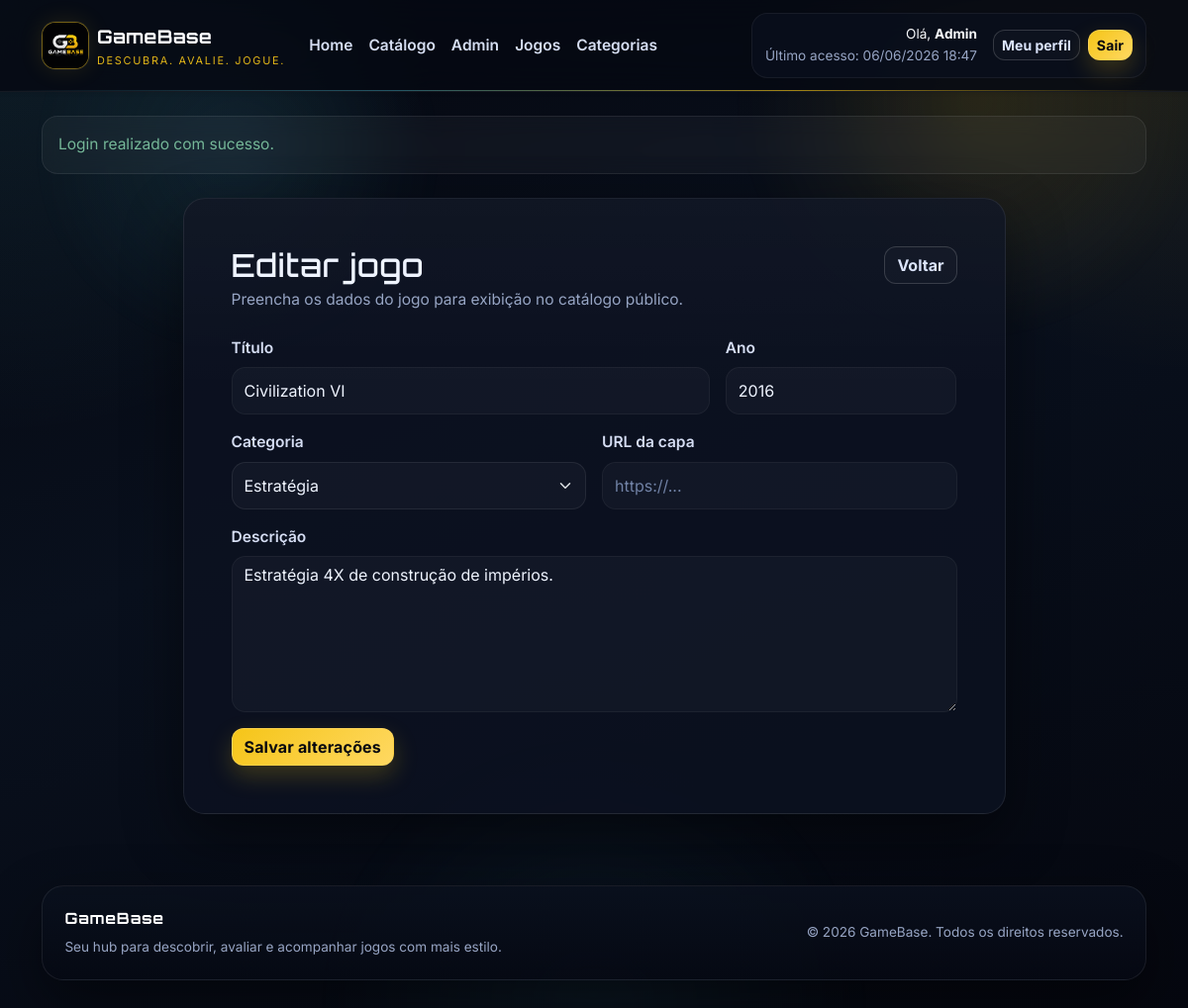
Screenshot of /index.php?page=admin_jogos_form&id=6 (signed in) with the database file from the repository.
### tables this page shows
CREATE TABLE jogos (
    id INT AUTO_INCREMENT PRIMARY KEY,
    titulo VARCHAR(150) NOT NULL,
    descricao TEXT,
    ano INT,
    categoria_id INT,
    capa_url VARCHAR(255),
    criado_em TIMESTAMP DEFAULT CURRENT_TIMESTAMP,
    FOREIGN KEY (categoria_id) REFERENCES categorias(id) ON DELETE SET NULL
);

CREATE TABLE categorias (
    id INT AUTO_INCREMENT PRIMARY KEY,
    nome VARCHAR(80) NOT NULL UNIQUE
);

### controllers/JogoController.php (called while the page is built, shortened)
<?php
class JogoController
{
    private Jogo $jogoModel;
    private Categoria $categoriaModel;
    public function __construct()
    {
        $this->jogoModel = new Jogo();
        $this->categoriaModel = new Categoria();
    }
    public function adminJogoForm(int $id = 0): void
    {
        $jogo = $id > 0 ? $this->jogoModel->buscarPorId($id) : null;
        render('admin/jogos_form.php', [
            'pageTitle' => $id > 0 ? 'Editar jogo' : 'Novo jogo',
            'jogo' => $jogo,
            'categorias' => $this->categoriaModel->listarTodas(),
        ]);
    }
}

### config/database.php (called while the page is built, shortened)
<?php
class Database
{
    private static ?PDO $connection = null;
    public static function getConnection(): PDO
    {
        if (self::$connection instanceof PDO) {
            return self::$connection;
        }
        $host = getenv("GAMEBASE_DB_HOST") ?: "localhost";
        $dbname = getenv("GAMEBASE_DB_NAME") ?: "gamebase";
        $username = getenv("GAMEBASE_DB_USER") ?: "root";
        $password = getenv("GAMEBASE_DB_PASS");
        $password = $password !== false ? $password : "root";
        $charset = getenv("GAMEBASE_DB_CHARSET") ?: "utf8mb4";
        $dsn = sprintf(
            "mysql:host=%s;dbname=%s;charset=%s",
            $host,
            $dbname,
            $charset
        );
        try {
            self::$connection = self::createPdo($dsn, $username, $password);
        } catch (Throwable $exception) {
            if (function_exists("debugLog")) {
                debugLog(
                    "initial",
                    "H1",
                    "config/database.php:42",
                    "database connection failed",
                    [
                        "host" => $host,
                        "database" => $dbname,
                        "errorType" => get_class($exception),
                        "errorCode" => (string) $exception->getCode(),
                        "errorMessage" => $exception->getMessage(),
                    ]
                );
            }
            if ((string) $exception->getCode() === "1049") {
                try {
                    if (function_exists("debugLog")) {
                        debugLog(
                            "post-fix",
                            "H1",
                            "config/database.php:50",
                            "database missing, starting bootstrap",
                            [
                                "host" => $host,
                                "database" => $dbname,
                                "schemaExists" => is_file(
                                    dirname(__DIR__) . "/database/gamebase.sql"
                                ),
                            ]
                        );
                    }
                    self::bootstrapDatabase(
                        $host,
                        $dbname,
                        $username,
                        $password,
                        $charset
                    );
                    self::$connection = self::createPdo(
                        $dsn,
                        $username,
                        $password
                    );
                    if (function_exists("debugLog")) {
                        debugLog(
                            "post-fix",
                            "H1",
                            "config/database.php:62",
                            "database bootstrap completed",
                            [
                                "host" => $host,
                                "database" => $dbname,
                            ]
                        );
                    }
                    return self::$connection;
                } catch (Throwable $bootstrapException) {
                    if (function_exists("debugLog")) {
                        debugLog(
                            "post-fix",
                            "H1",
                            "config/database.php:73",
                            "database bootstrap failed",
                            [
                                "host" => $host,
                                "database" => $dbname,
                                "errorType" => get_class($bootstrapException),
                                "errorCode" => (string) $bootstrapException->getCode(),
                                "errorMessage" => $bootstrapException->getMessage(),
                            ]
                        );
                    }
                    http_response_code(500);
                    die("<h1>Erro ao inicializar o banco</h1>" .
                        "<p>" .
                        htmlspecialchars(
                            "O banco gamebase nao existe e a inicializacao automatica falhou.",
                            ENT_QUOTES,
                            "UTF-8"
                        ) .
                        "</p>" .
                        "<p>" .
                        htmlspecialchars(
                            "Verifique se o MySQL esta ativo e se o arquivo database/gamebase.sql esta acessivel.",
                            ENT_QUOTES,
                            "UTF-8"
                        ) .
                        "</p>" .
                        "<p>" .
                        htmlspecialchars(
                            "Detalhe tecnico: " .
                                $bootstrapException->getMessage(),
                            ENT_QUOTES,
                            "UTF-8"
                        ) .
                        "</p>");
                }
            }
            http_response_code(500);
            $mensagem = "Nao foi possivel conectar ao banco de dados GameBase.";
            $orientacao =
                "Verifique host, nome do banco, usuario e senha em config/database.php ou nas variaveis de ambiente GAMEBASE_DB_*.";
            $credenciais = sprintf(
                "Configuracao atual: host=%s | banco=%s | usuario=%s",
                $host,
                $dbname,
                $username
            );
            $detalheTecnico = "Detalhe tecnico: " . $exception->getMessage();
            die("<h1>Erro de conexao com o banco</h1>" .
                "<p>" .
                htmlspecialchars($mensagem, ENT_QUOTES, "UTF-8") .
                "</p>" .
                "<p>" .
                htmlspecialchars($orientacao, ENT_QUOTES, "UTF-8") .
                "</p>" .
                "<p>" .
                htmlspecialchars($credenciais, ENT_QUOTES, "UTF-8") .
                "</p>" .
                "<p>" .
                htmlspecialchars($detalheTecnico, ENT_QUOTES, "UTF-8") .
                "</p>");
        }
        return self::$connection;
    }
    private static function createPdo(
        string $dsn,
        string $username,
        string $password
    ): PDO {
        return new PDO($dsn, $username, $password, [
            PDO::ATTR_ERRMODE => PDO::ERRMODE_EXCEPTION,
            PDO::ATTR_DEFAULT_FETCH_MODE => PDO::FETCH_ASSOC,
        ]);
    }
}

### models/Jogo.php (called while the page is built, shortened)
<?php
class Jogo
{
    private PDO $conn;
    public function __construct()
    {
        $this->conn = Database::getConnection();
    }
    public function buscarPorId(int $id): ?array
    {
        $stmt = $this->conn->prepare(
            '
            SELECT
                j.*,
                c.nome AS categoria_nome
            FROM jogos j
            LEFT JOIN categorias c ON c.id = j.categoria_id
            WHERE j.id = :id
            LIMIT 1
            '
        );
        $stmt->bindValue(':id', $id, PDO::PARAM_INT);
        $stmt->execute();
        $jogo = $stmt->fetch();
        return $jogo !== false ? $jogo : null;
    }
}

### models/Categoria.php (called while the page is built, shortened)
<?php
class Categoria
{
    private PDO $conn;
    public function __construct()
    {
        $this->conn = Database::getConnection();
    }
    public function listarTodas(): array
    {
        $stmt = $this->conn->query('SELECT * FROM categorias ORDER BY nome ASC');
        return $stmt->fetchAll();
    }
}

### views/admin/jogos_form.php (the view, shortened to what this page needs)
<?php
$jogo = $jogo ?? null;
$categorias = $categorias ?? [];
?>
<section class="row justify-content-center">
    <div class="col-xl-9">
        <article class="card">
            <div class="card-body p-4 p-lg-5">
                <div class="d-flex justify-content-between align-items-start gap-3 mb-4">
                    <div>
                        <h1 class="h2 mb-1"><?= $jogo !== null ? 'Editar jogo' : 'Cadastrar jogo' ?></h1>
                        <p class="text-muted mb-0">Preencha os dados do jogo para exibição no catálogo público.</p>
                    </div>
                    <a class="btn btn-outline-light" href="<?= e(baseUrl('index.php?page=admin_jogos')) ?>">Voltar</a>
                </div>
                <form method="POST" action="<?= e(baseUrl('index.php?page=admin_jogos_form')) ?>" class="row g-3">
                    <div class="col-md-8">
                        <label for="titulo" class="form-label">Título</label>
                        <input type="text" class="form-control" id="titulo" name="titulo" value="<?= e((string) ($jogo['titulo'] ?? '')) ?>" required>
                    </div>
                    <div class="col-md-4">
                        <label for="ano" class="form-label">Ano</label>
                        <input type="number" class="form-control" id="ano" name="ano" value="<?= e((string) ($jogo['ano'] ?? '')) ?>" min="1970" max="2100">
                    </div>
                    <div class="col-md-6">
                        <label for="categoria_id" class="form-label">Categoria</label>
                        <select class="form-select" id="categoria_id" name="categoria_id">
                            <?php foreach ($categorias as $categoria): ?>
                                <option value="<?= (int) $categoria['id'] ?>" <?= (int) ($jogo['categoria_id'] ?? 0) === (int) $categoria['id'] ? 'selected' : '' ?>>
                                    <?= e($categoria['nome']) ?>
                                </option>
                            <?php endforeach; ?>
                        </select>
                    </div>
                    <div class="col-md-6">
                        <label for="capa_url" class="form-label">URL da capa</label>
                        <input type="url" class="form-control" id="capa_url" name="capa_url" value="<?= e((string) ($jogo['capa_url'] ?? '')) ?>" placeholder="https://...">
                    </div>
                    <div class="col-12">
                        <label for="descricao" class="form-label">Descrição</label>
                        <textarea class="form-control" id="descricao" name="descricao" rows="6"><?= e((string) ($jogo['descricao'] ?? '')) ?></textarea>
                    </div>
                    <div class="col-12">
                        <button type="submit" class="btn btn-gold"><?= $jogo !== null ? 'Salvar alterações' : 'Cadastrar jogo' ?></button>
                    </div>
                </form>
            </div>
        </article>
    </div>
</section>

### assets/css/style.css (style rules this page uses)
:root { --gb-bg: #060913; --gb-bg-soft: #0c1220; --gb-surface: rgba(12, 18, 32, 0.88); --gb-surface-2: rgba(18, 28, 48, 0.9); --gb-surface-3: rgba(8, 12, 22, 0.94); --gb-border: rgba(255, 255, 255, 0.08); --gb-border-strong: rgba(245, 197, 24, 0.24); --gb-gold: #f5c518; --gb-gold-hover: #ffd54f; --gb-accent: #5ee6ff; --gb-light: #eff4ff; --gb-muted: #97a5c4; --gb-muted-2: #7182a6; --gb-shadow: 0 24px 60px rgba(0, 0, 0, 0.45); }
*, *::before, *::after { box-sizing: border-box; }
html { scroll-behavior: smooth; }
body { position: relative; min-height: 100vh; overflow-x: hidden; background: radial-gradient(circle at top left, rgba(94, 230, 255, 0.10), transparent 28%), radial-gradient(circle at top right, rgba(245, 197, 24, 0.10), transparent 24%), linear-gradient(160deg, #05070f 0%, #09101d 44%, #05070f 100%); color: var(--gb-light); font-family: 'Inter', system-ui, sans-serif; font-size: 0.97rem; line-height: 1.6; }
body::before, body::after { content: ""; position: fixed; inset: 0; pointer-events: none; z-index: 0; }
body::before { background: linear-gradient(rgba(255, 255, 255, 0.03) 1px, transparent 1px), linear-gradient(90deg, rgba(255, 255, 255, 0.03) 1px, transparent 1px); background-size: 56px 56px; -webkit-mask-image: linear-gradient(to bottom, rgba(255, 255, 255, 0.3), transparent 80%); mask-image: linear-gradient(to bottom, rgba(255, 255, 255, 0.3), transparent 80%); opacity: 0.18; animation: gridShift 20s linear infinite; }
body::after { background: radial-gradient(circle at 20% 15%, rgba(94, 230, 255, 0.08), transparent 16%), radial-gradient(circle at 82% 10%, rgba(245, 197, 24, 0.10), transparent 18%), radial-gradient(circle at 50% 100%, rgba(94, 230, 255, 0.06), transparent 24%); filter: blur(8px); animation: floatAura 14s ease-in-out infinite alternate; }
a { color: inherit; text-decoration: none; }
h1, h2, h3, h4, h5, h6, .navbar-brand-name, .hero-title, .page-banner-title { font-family: 'Orbitron', 'Inter', system-ui, sans-serif; letter-spacing: 0.02em; }
p, li, dd, td, th, label, small, .form-text { color: var(--gb-light); }
.text-muted, .text-secondary, [class*="text-muted"] { color: var(--gb-muted) !important; }
.btn { border-radius: 12px; font-weight: 700; transition: transform 0.2s ease, box-shadow 0.2s ease, background 0.2s ease, border-color 0.2s ease; }
.btn-gold { background: linear-gradient(135deg, var(--gb-gold) 0%, #ffd861 100%); color: #05070f; border: 1px solid rgba(255, 216, 97, 0.55); box-shadow: 0 10px 24px rgba(245, 197, 24, 0.22); letter-spacing: 0.01em; }
.btn-outline-light { border-color: rgba(255, 255, 255, 0.16); color: #dbe4fb; background: rgba(255, 255, 255, 0.02); }
.card { position: relative; background: linear-gradient(180deg, rgba(255, 255, 255, 0.025), transparent 32%), var(--gb-surface); border: 1px solid var(--gb-border); color: var(--gb-light); border-radius: 22px; box-shadow: var(--gb-shadow); overflow: hidden; transition: transform 0.25s ease, box-shadow 0.25s ease, border-color 0.25s ease; animation: fadeUp 0.7s ease both; }
.card::before { content: ""; position: absolute; inset: 0; background: linear-gradient(135deg, rgba(94, 230, 255, 0.06), transparent 35%, rgba(245, 197, 24, 0.06)); opacity: 0; transition: opacity 0.25s ease; pointer-events: none; }
.card-body p, .card-body span, .card-body small, .card-body li, .card-body dd { color: var(--gb-light); }
.form-label { color: #d5ddf3; font-weight: 600; margin-bottom: 0.42rem; }
.form-control, .form-select { min-height: 48px; background-color: rgba(255, 255, 255, 0.03); border-color: rgba(255, 255, 255, 0.08); color: var(--gb-light); border-radius: 14px; }
textarea.form-control { min-height: auto; }
.form-control::placeholder { color: var(--gb-muted-2); }

### rows the page displays
jogos: titulo "Civilization VI", ano "2016", categoria_id "Estratégia", descricao "Estratégia 4X de construção de impérios."

### other values shown
$_SESSION['usuario_nome'] "Admin"
$ultimoAcesso "06/06/2026 18:47"
$flash['mensagem'] "Login realizado com sucesso."
